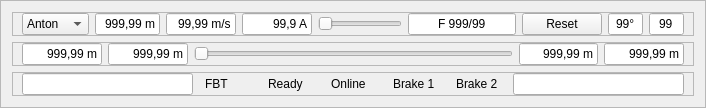
     <widget class="QFrame" name="frameHeader">
      <property name="layoutDirection">
       <enum>Qt::LayoutDirection::LeftToRight</enum>
      </property>
      <property name="frameShape">
       <enum>QFrame::Shape::StyledPanel</enum>
      </property>
      <layout class="QVBoxLayout" name="verticalLayout_2">
       <item>
        <widget class="QFrame" name="frameHeaderTop">
         <property name="frameShape">
          <enum>QFrame::Shape::StyledPanel</enum>
         </property>
         <property name="frameShadow">
          <enum>QFrame::Shadow::Raised</enum>
         </property>
         <layout class="QHBoxLayout" name="horizontalLayout" stretch="0,0,0,0,0,0,0,0,0">
          <property name="topMargin">
           <number>0</number>
          </property>
          <property name="bottomMargin">
           <number>0</number>
          </property>
          <item>
           <widget class="QComboBox" name="cmbAxis">
            <property name="minimumSize">
             <size>
              <width>0</width>
              <height>0</height>
             </size>
            </property>
            <item>
             <property name="text">
              <string>Anton</string>
             </property>
            </item>
            <item>
             <property name="text">
              <string>Debby</string>
             </property>
            </item>
            <item>
             <property name="text">
              <string>Burt</string>
             </property>
            </item>
            <item>
             <property name="text">
              <string>Cecil</string>
             </property>
            </item>
            <item>
             <property name="text">
              <string>SIMUL</string>
             </property>
            </item>
           </widget>
          </item>
          <item>
           <widget class="QLineEdit" name="txtPos">
            <property name="minimumSize">
             <size>
              <width>0</width>
              <height>0</height>
             </size>
            </property>
            <property name="maximumSize">
             <size>
              <width>65</width>
              <height>16777215</height>
             </size>
            </property>
            <property name="text">
             <string>999,99 m</string>
            </property>
            <property name="alignment">
             <set>Qt::AlignmentFlag::AlignRight|Qt::AlignmentFlag::AlignTrailing|Qt::AlignmentFlag::AlignVCenter</set>
            </property>
            <property name="readOnly">
             <bool>true</bool>
            </property>
           </widget>
          </item>
          <item>
           <widget class="QLineEdit" name="txtVel">
            <property name="minimumSize">
             <size>
              <width>0</width>
              <height>0</height>
             </size>
            </property>
            <property name="maximumSize">
             <size>
              <width>70</width>
              <height>16777215</height>
             </size>
            </property>
            <property name="text">
             <string>99,99 m/s</string>
            </property>
            <property name="alignment">
             <set>Qt::AlignmentFlag::AlignRight|Qt::AlignmentFlag::AlignTrailing|Qt::AlignmentFlag::AlignVCenter</set>
            </property>
            <property name="readOnly">
             <bool>true</bool>
            </property>
           </widget>
          </item>
          <item>
           <widget class="QLineEdit" name="txtAmp">
            <property name="sizePolicy">
             <sizepolicy hsizetype="Expanding" vsizetype="Fixed">
              <horstretch>0</horstretch>
              <verstretch>0</verstretch>
             </sizepolicy>
            </property>
            <property name="minimumSize">
             <size>
              <width>0</width>
              <height>0</height>
             </size>
            </property>
            <property name="maximumSize">
             <size>
              <width>70</width>
              <height>16777215</height>
             </size>
            </property>
            <property name="text">
             <string>99,9 A</string>
            </property>
            <property name="alignment">
             <set>Qt::AlignmentFlag::AlignRight|Qt::AlignmentFlag::AlignTrailing|Qt::AlignmentFlag::AlignVCenter</set>
            </property>
            <property name="readOnly">
             <bool>true</bool>
            </property>
           </widget>
          </item>
          <item>
           <widget class="QSlider" name="sldVelCmd">
            <property name="sizePolicy">
             <sizepolicy hsizetype="MinimumExpanding" vsizetype="Fixed">
              <horstretch>0</horstretch>
              <verstretch>0</verstretch>
             </sizepolicy>
            </property>
            <property name="minimumSize">
             <size>
              <width>0</width>
              <height>0</height>
             </size>
            </property>
            <property name="orientation">
             <enum>Qt::Orientation::Horizontal</enum>
            </property>
           </widget>
          </item>
          <item>
           <widget class="QLineEdit" name="txtMainAmpStatus">
            <property name="minimumSize">
             <size>
              <width>0</width>
              <height>0</height>
             </size>
            </property>
            <property name="maximumSize">
             <size>
              <width>130</width>
              <height>16777215</height>
             </size>
            </property>
            <property name="text">
             <string>F 999/99</string>
            </property>
            <property name="alignment">
             <set>Qt::AlignmentFlag::AlignCenter</set>
            </property>
            <property name="readOnly">
             <bool>true</bool>
            </property>
           </widget>
          </item>
          <item>
           <widget class="QPushButton" name="btnReset">
            <property name="minimumSize">
             <size>
              <width>0</width>
              <height>0</height>
             </size>
            </property>
            <property name="text">
             <string>Reset</string>
            </property>
           </widget>
          </item>
          <item>
           <widget class="QLineEdit" name="txtTemp">
            <property name="minimumSize">
             <size>
              <width>0</width>
              <height>0</height>
             </size>
            </property>
            <property name="maximumSize">
             <size>
              <width>35</width>
              <height>16777215</height>
             </size>
            </property>
            <property name="text">
             <string>99°</string>
            </property>
            <property name="alignment">
             <set>Qt::AlignmentFlag::AlignCenter</set>
            </property>
            <property name="readOnly">
             <bool>true</bool>
            </property>
           </widget>
          </item>
          <item>
           <widget class="QLineEdit" name="txtTick">
            <property name="minimumSize">
             <size>
              <width>0</width>
              <height>0</height>
             </size>
            </property>
            <property name="maximumSize">
             <size>
              <width>35</width>
              <height>16777215</height>
             </size>
            </property>
            <property name="text">
             <string>99</string>
            </property>
            <property name="alignment">
             <set>Qt::AlignmentFlag::AlignCenter</set>
            </property>
            <property name="readOnly">
             <bool>true</bool>
            </property>
           </widget>
          </item>
         </layout>
        </widget>
       </item>
       <item>
        <widget class="QFrame" name="frameHeaderLimits">
         <property name="sizePolicy">
          <sizepolicy hsizetype="Preferred" vsizetype="Preferred">
           <horstretch>0</horstretch>
           <verstretch>0</verstretch>
          </sizepolicy>
         </property>
         <property name="frameShape">
          <enum>QFrame::Shape::StyledPanel</enum>
         </property>
         <property name="frameShadow">
          <enum>QFrame::Shadow::Raised</enum>
         </property>
         <layout class="QHBoxLayout" name="horizontalLayout_3" stretch="2,2,8,2,2">
          <property name="topMargin">
           <number>0</number>
          </property>
          <property name="bottomMargin">
           <number>0</number>
          </property>
          <item>
           <widget class="QLineEdit" name="txtLimitHardMin">
            <property name="sizePolicy">
             <sizepolicy hsizetype="Expanding" vsizetype="Fixed">
              <horstretch>0</horstretch>
              <verstretch>0</verstretch>
             </sizepolicy>
            </property>
            <property name="maximumSize">
             <size>
              <width>16777215</width>
              <height>16777215</height>
             </size>
            </property>
            <property name="text">
             <string>999,99 m</string>
            </property>
            <property name="alignment">
             <set>Qt::AlignmentFlag::AlignRight|Qt::AlignmentFlag::AlignTrailing|Qt::AlignmentFlag::AlignVCenter</set>
            </property>
           </widget>
          </item>
          <item>
           <widget class="QLineEdit" name="txtLimitUserMin">
            <property name="sizePolicy">
             <sizepolicy hsizetype="Expanding" vsizetype="Fixed">
              <horstretch>0</horstretch>
              <verstretch>0</verstretch>
             </sizepolicy>
            </property>
            <property name="maximumSize">
             <size>
              <width>16777215</width>
              <height>16777215</height>
             </size>
            </property>
            <property name="text">
             <string>999,99 m</string>
            </property>
            <property name="alignment">
             <set>Qt::AlignmentFlag::AlignRight|Qt::AlignmentFlag::AlignTrailing|Qt::AlignmentFlag::AlignVCenter</set>
            </property>
           </widget>
          </item>
          <item>
           <widget class="QSlider" name="sldLimitRange">
            <property name="sizePolicy">
             <sizepolicy hsizetype="Expanding" vsizetype="Fixed">
              <horstretch>0</horstretch>
              <verstretch>0</verstretch>
             </sizepolicy>
            </property>
            <property name="minimumSize">
             <size>
              <width>0</width>
              <height>0</height>
             </size>
            </property>
            <property name="baseSize">
             <size>
              <width>0</width>
              <height>0</height>
             </size>
            </property>
            <property name="orientation">
             <enum>Qt::Orientation::Horizontal</enum>
            </property>
           </widget>
          </item>
          <item>
           <widget class="QLineEdit" name="txtLimitUserMax">
            <property name="sizePolicy">
             <sizepolicy hsizetype="Expanding" vsizetype="Fixed">
              <horstretch>0</horstretch>
              <verstretch>0</verstretch>
             </sizepolicy>
            </property>
            <property name="maximumSize">
             <size>
              <width>16777215</width>
              <height>16777215</height>
             </size>
            </property>
            <property name="text">
             <string>999,99 m</string>
            </property>
            <property name="alignment">
             <set>Qt::AlignmentFlag::AlignRight|Qt::AlignmentFlag::AlignTrailing|Qt::AlignmentFlag::AlignVCenter</set>
            </property>
           </widget>
          </item>
          <item>
           <widget class="QLineEdit" name="txtLimitHardMax">
            <property name="sizePolicy">
             <sizepolicy hsizetype="Expanding" vsizetype="Fixed">
              <horstretch>0</horstretch>
              <verstretch>0</verstretch>
             </sizepolicy>
            </property>
            <property name="maximumSize">
             <size>
              <width>16777215</width>
              <height>16777215</height>
             </size>
            </property>
            <property name="text">
             <string>999,99 m</string>
            </property>
            <property name="alignment">
             <set>Qt::AlignmentFlag::AlignRight|Qt::AlignmentFlag::AlignTrailing|Qt::AlignmentFlag::AlignVCenter</set>
            </property>
           </widget>
          </item>
         </layout>
        </widget>
       </item>
       <item>
        <widget class="QFrame" name="frameHeaderIndicators">
         <property name="frameShape">
          <enum>QFrame::Shape::StyledPanel</enum>
         </property>
         <property name="frameShadow">
          <enum>QFrame::Shadow::Raised</enum>
         </property>
         <layout class="QHBoxLayout" name="horizontalLayout_2" stretch="3,1,1,1,1,1,3">
          <property name="topMargin">
           <number>0</number>
          </property>
          <property name="bottomMargin">
           <number>0</number>
          </property>
          <item>
           <widget class="QLineEdit" name="txtHdrBannerLeft">
            <property name="sizePolicy">
             <sizepolicy hsizetype="Expanding" vsizetype="Fixed">
              <horstretch>0</horstretch>
              <verstretch>0</verstretch>
             </sizepolicy>
            </property>
            <property name="alignment">
             <set>Qt::AlignmentFlag::AlignCenter</set>
            </property>
           </widget>
          </item>
          <item>
           <layout class="QHBoxLayout" name="layoutLedFBT">
            <property name="spacing">
             <number>6</number>
            </property>
            <property name="leftMargin">
             <number>0</number>
            </property>
            <property name="topMargin">
             <number>0</number>
            </property>
            <property name="rightMargin">
             <number>0</number>
            </property>
            <property name="bottomMargin">
             <number>0</number>
            </property>
            <item>
             <widget class="QFrame" name="dotHdrFbt"/>
            </item>
            <item>
             <widget class="QLabel" name="lblHdrFbt">
              <property name="text">
               <string>FBT</string>
              </property>
             </widget>
            </item>
            <item>
             <spacer name="spFBT_2">
              <property name="orientation">
               <enum>Qt::Orientation::Horizontal</enum>
              </property>
              <property name="sizeHint" stdset="0">
               <size>
                <width>10</width>
                <height>10</height>
               </size>
              </property>
             </spacer>
            </item>
           </layout>
          </item>
          <item>
           <layout class="QHBoxLayout" name="layoutLedReady">
            <property name="spacing">
             <number>6</number>
            </property>
            <property name="leftMargin">
             <number>0</number>
            </property>
            <property name="topMargin">
             <number>0</number>
            </property>
            <property name="rightMargin">
             <number>0</number>
            </property>
            <property name="bottomMargin">
             <number>0</number>
            </property>
            <item>
             <widget class="QFrame" name="dotHdrReady"/>
            </item>
            <item>
             <widget class="QLabel" name="lblHdrReady">
              <property name="text">
               <string>Ready</string>
              </property>
             </widget>
            </item>
            <item>
             <spacer name="spReady_2">
              <property name="orientation">
               <enum>Qt::Orientation::Horizontal</enum>
              </property>
              <property name="sizeHint" stdset="0">
               <size>
                <width>10</width>
                <height>10</height>
               </size>
              </property>
             </spacer>
            </item>
           </layout>
          </item>
          <item>
           <layout class="QHBoxLayout" name="layoutLedOnline">
            <property name="spacing">
             <number>6</number>
            </property>
            <property name="leftMargin">
             <number>0</number>
            </property>
            <property name="topMargin">
             <number>0</number>
            </property>
            <property name="rightMargin">
             <number>0</number>
            </property>
            <property name="bottomMargin">
             <number>0</number>
            </property>
            <item>
             <widget class="QFrame" name="dotHdrOnline"/>
            </item>
            <item>
             <widget class="QLabel" name="lblHdrOnline">
              <property name="text">
               <string>Online</string>
              </property>
             </widget>
            </item>
            <item>
             <spacer name="spOnline_2">
              <property name="orientation">
               <enum>Qt::Orientation::Horizontal</enum>
              </property>
              <property name="sizeHint" stdset="0">
               <size>
                <width>10</width>
                <height>10</height>
               </size>
              </property>
             </spacer>
            </item>
           </layout>
          </item>
          <item>
           <layout class="QHBoxLayout" name="layoutLEDBrk1">
            <property name="spacing">
             <number>6</number>
            </property>
            <property name="leftMargin">
             <number>0</number>
            </property>
            <property name="topMargin">
             <number>0</number>
            </property>
            <property name="rightMargin">
             <number>0</number>
            </property>
            <property name="bottomMargin">
             <number>0</number>
            </property>
            <item>
             <widget class="QFrame" name="dotHdrBrake1"/>
            </item>
            <item>
             <widget class="QLabel" name="lblHdrBrk1">
              <property name="text">
               <string>Brake 1</string>
              </property>
             </widget>
            </item>
            <item>
             <spacer name="spBrk1_2">
              <property name="orientation">
               <enum>Qt::Orientation::Horizontal</enum>
              </property>
              <property name="sizeHint" stdset="0">
               <size>
                <width>10</width>
                <height>10</height>
               </size>
              </property>
             </spacer>
            </item>
           </layout>
          </item>
          <item>
           <layout class="QHBoxLayout" name="layoutLedBrk2">
            <property name="spacing">
             <number>6</number>
            </property>
            <property name="leftMargin">
             <number>0</number>
            </property>
            <property name="topMargin">
             <number>0</number>
            </property>
            <property name="rightMargin">
             <number>0</number>
            </property>
            <property name="bottomMargin">
             <number>0</number>
            </property>
            <item>
             <widget class="QFrame" name="dotHdrBrake2"/>
            </item>
            <item>
             <widget class="QLabel" name="lblHdrBrk2">
              <property name="text">
               <string>Brake 2</string>
              </property>
             </widget>
            </item>
            <item>
             <spacer name="spBrk2_2">
              <property name="orientation">
               <enum>Qt::Orientation::Horizontal</enum>
              </property>
              <property name="sizeHint" stdset="0">
               <size>
                <width>10</width>
                <height>10</height>
               </size>
              </property>
             </spacer>
            </item>
           </layout>
          </item>
          <item>
           <widget class="QLineEdit" name="txtHdrBannerRight">
            <property name="sizePolicy">
             <sizepolicy hsizetype="Expanding" vsizetype="Fixed">
              <horstretch>0</horstretch>
              <verstretch>0</verstretch>
             </sizepolicy>
            </property>
            <property name="alignment">
             <set>Qt::AlignmentFlag::AlignCenter</set>
            </property>
           </widget>
          </item>
         </layout>
        </widget>
       </item>
      </layout>
     </widget>
